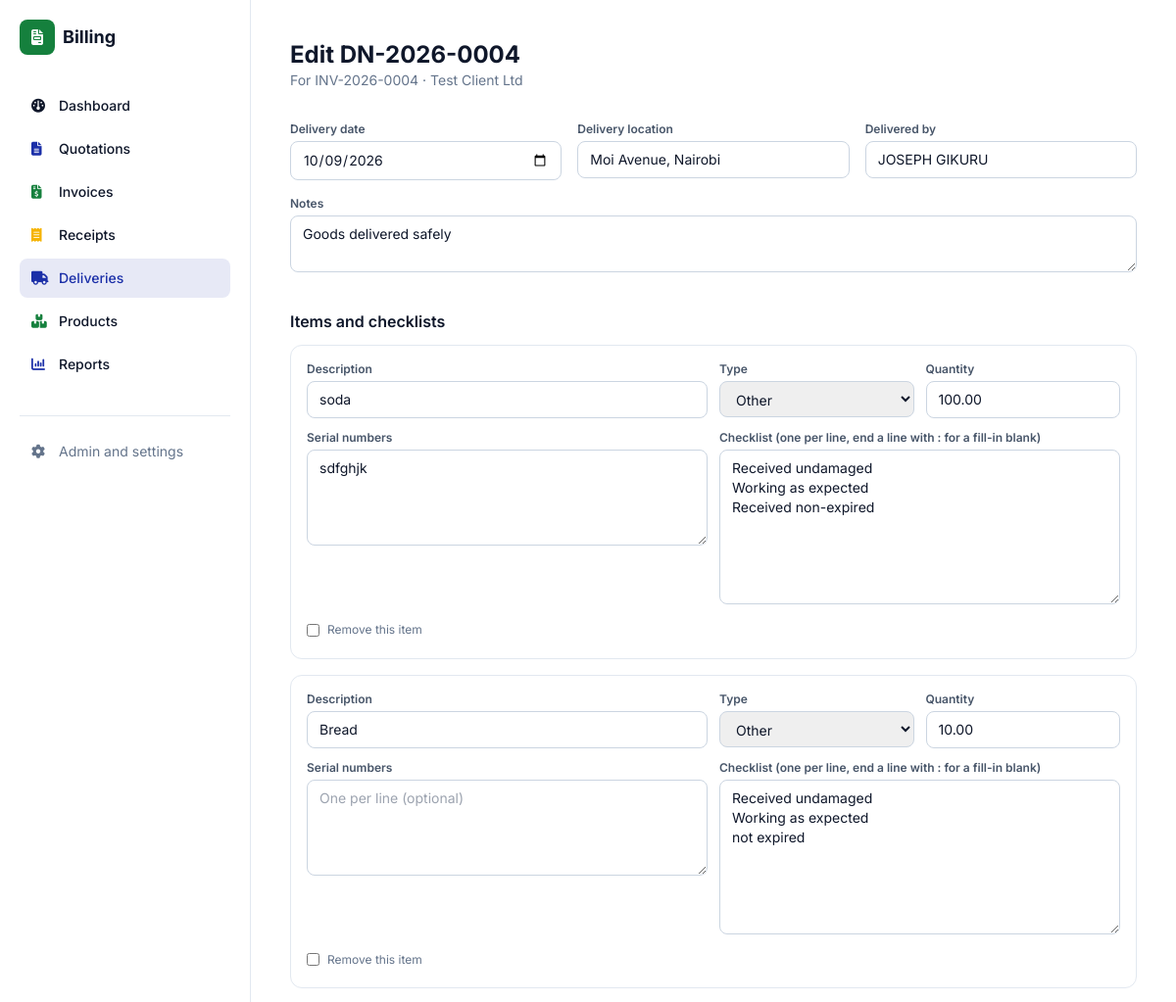
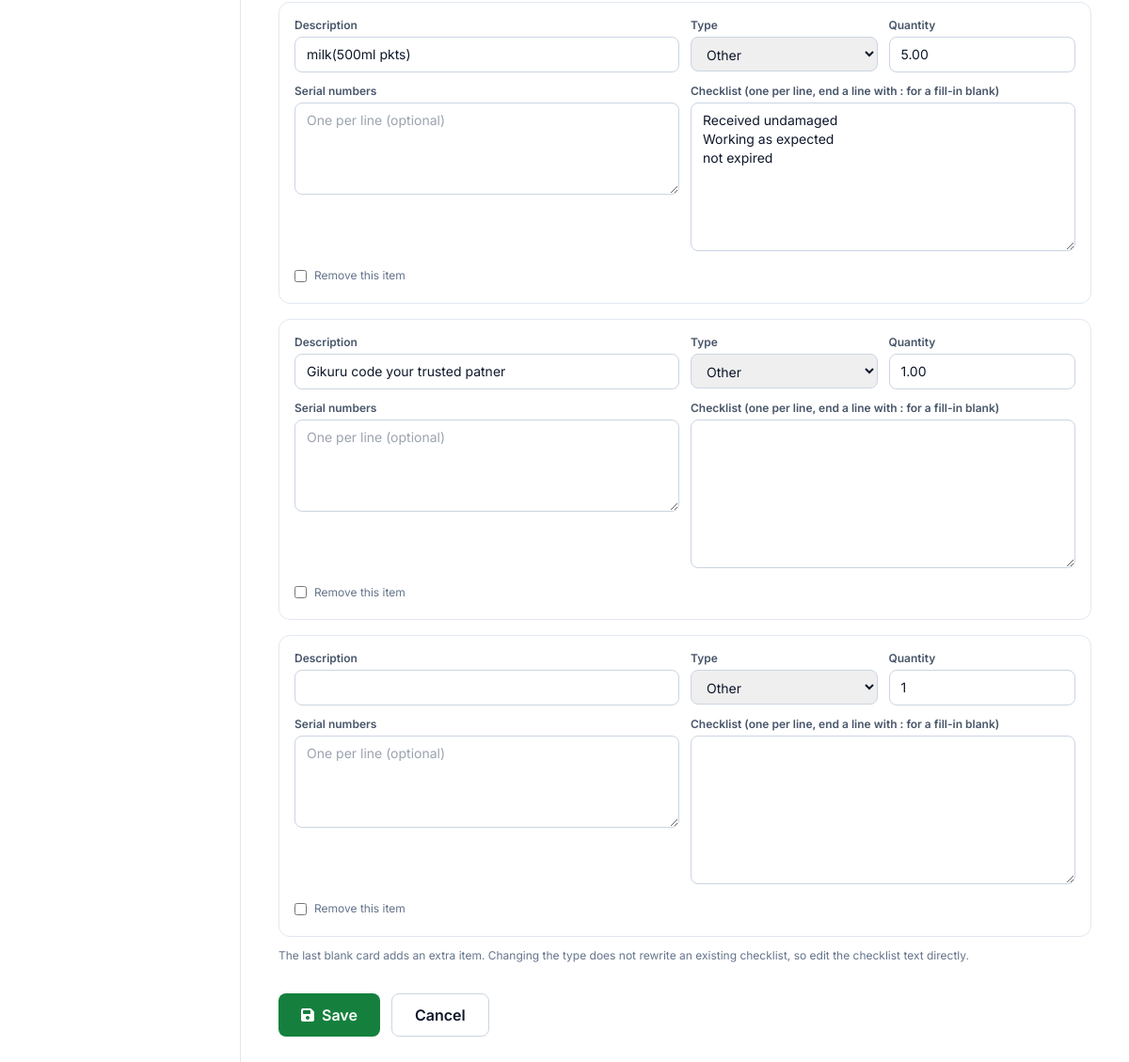
The page /delivery/4/edit/ (signed in) on the database its author committed (2 pictures, top to bottom).
### documents/models.py (models this page shows, shortened)
class DeliveryNote(models.Model):
    document = models.ForeignKey(Document, related_name="deliveries", on_delete=models.CASCADE)
    number = models.CharField(max_length=30, unique=True, editable=False)
    delivery_date = models.DateField(default=timezone.localdate)
    delivery_location = models.CharField(max_length=200, blank=True)
    delivered_by = models.CharField(max_length=80, blank=True)
    notes = models.TextField(blank=True)
    received_by = models.CharField(max_length=120, blank=True)
    signed_copy = models.FileField(upload_to=signed_path, blank=True)
    signed_at = models.DateTimeField(null=True, blank=True)
    business = models.JSONField(default=dict, blank=True, editable=False)
    created_at = models.DateTimeField(auto_now_add=True)
    class Meta:
        ordering = ["-created_at"]

class Document(models.Model):
    QUOTATION, INVOICE, RECEIPT = "quotation", "invoice", "receipt"
    TYPES = [(QUOTATION, "Quotation"), (INVOICE, "Invoice"), (RECEIPT, "Receipt")]
    PREFIX = {QUOTATION: "QUO", INVOICE: "INV", RECEIPT: "RCP"}
    STATUSES = [
        ("draft", "Draft"), ("sent", "Sent"), ("accepted", "Accepted"),
        ("paid", "Paid"), ("void", "Void"),
    ]
    PAYMENT_METHODS = [
        ("cash", "Cash"), ("mpesa", "M-Pesa"), ("bank", "Bank Transfer"), ("card", "Card"),
    ]
    VAT_MODES = [
        ("exclusive", "VAT exclusive (add VAT on top)"),
        ("inclusive", "VAT inclusive (prices include VAT)"),
        ("none", "No VAT"),
    ]
    doc_type = models.CharField(max_length=10, choices=TYPES)
    number = models.CharField(max_length=30, unique=True, editable=False)
    client = models.ForeignKey(Client, null=True, blank=True, on_delete=models.SET_NULL)
    client_name = models.CharField(max_length=150, blank=True, help_text="Walk-in name if no client")
    issue_date = models.DateField(default=timezone.localdate)
    due_date = models.DateField(null=True, blank=True)
    status = models.CharField(max_length=10, choices=STATUSES, default="draft")
    vat_mode = models.CharField(max_length=10, choices=VAT_MODES, default="exclusive")
    served_by = models.CharField(max_length=80, blank=True)
    discount = models.DecimalField(max_digits=12, decimal_places=2, default=0)
    payment_method = models.CharField(max_length=10, choices=PAYMENT_METHODS, blank=True)
    payment_reference = models.CharField(max_length=60, blank=True)
    notes = models.TextField(blank=True)
    terms = models.TextField(blank=True)
    buyer_pin = models.CharField("Buyer KRA PIN", max_length=20, blank=True)
    etims_invoice_no = models.CharField("eTIMS invoice no.", max_length=60, blank=True)
    etims_qr = models.CharField("eTIMS QR data or link", max_length=500, blank=True,
                                help_text="Paste the QR link or data KRA gives you for this invoice")
    share_token = models.CharField(max_length=32, unique=True, null=True, blank=True, editable=False)
    share_viewed_at = models.DateTimeField(null=True, blank=True, editable=False)
    business = models.JSONField(default=dict, blank=True, editable=False)
    source = models.ForeignKey("self", null=True, blank=True, on_delete=models.SET_NULL,
                               related_name="converted")
    created_at = models.DateTimeField(auto_now_add=True)
    class Meta:
        ordering = ["-created_at"]
    @property
    def display_client(self):
        return self.client.name if self.client else (self.client_name or "Walk-in Customer")

class Client(models.Model):
    name = models.CharField(max_length=150)
    phone = models.CharField(max_length=50, blank=True)
    email = models.EmailField(blank=True)
    address = models.TextField(blank=True)
    kra_pin = models.CharField(max_length=30, blank=True)
    class Meta:
        ordering = ["name"]

### documents/views.py (the view)
# urls.py: path("delivery/<int:pk>/edit/", views.delivery_edit, name="delivery_edit"),
@login_required
def delivery_edit(request, pk):
    note = get_object_or_404(DeliveryNote, pk=pk)
    if request.method == "POST":
        form = DeliveryForm(request.POST, instance=note)
        formset = DeliveryItemFormSet(request.POST, instance=note)
        if form.is_valid() and formset.is_valid():
            form.save()
            formset.save()
            messages.success(request, f"{note.number} saved.")
            return redirect("documents:delivery_detail", pk=note.pk)
    else:
        form = DeliveryForm(instance=note)
        formset = DeliveryItemFormSet(instance=note)
    return render(request, "documents/delivery_form.html", {"note": note, "form": form, "formset": formset})

### documents/forms.py
class DeliveryForm(StyledMixin, forms.ModelForm):
    class Meta:
        model = DeliveryNote
        fields = ["delivery_date", "delivery_location", "delivered_by", "notes"]
        widgets = {
            "delivery_date": forms.DateInput(attrs={"type": "date"}, format="%Y-%m-%d"),
            "notes": forms.Textarea(attrs={"rows": 2}),
        }

### documents/models.py (called while the page is built)
    @property
    def check_list(self):
        return list(self.checks or [])

### templates/documents/delivery_form.html (shortened to what this page needs)
{% extends "base.html" %}
{% block content %}
<h1 class="text-2xl font-bold">Edit {{ note.number }}</h1>
<p class="text-sm text-slate-500 mb-6">For {{ note.document.number }} &middot; {{ note.document.display_client }}</p>
<form method="post" class="space-y-8">
  <div class="grid grid-cols-1 md:grid-cols-3 gap-4">
    {% for f in form %}
    <div class="{% if f.name == 'notes' %}md:col-span-3{% endif %}">
      <label class="block text-xs font-semibold text-slate-600 mb-1">{{ f.label }}</label>
      {{ f }}
    </div>
    {% endfor %}
  </div>
  <div>
    <h2 class="font-semibold mb-3">Items and checklists</h2>
    <div class="space-y-4">
      {% for f in formset %}
      <div class="rounded-xl border border-slate-200 p-4">
        <div class="grid grid-cols-1 md:grid-cols-4 gap-3">
          <div class="md:col-span-2"><label class="block text-xs font-semibold text-slate-600 mb-1">Description</label>{{ f.description }}</div>
          <div><label class="block text-xs font-semibold text-slate-600 mb-1">Type</label>{{ f.category }}</div>
          <div><label class="block text-xs font-semibold text-slate-600 mb-1">Quantity</label>{{ f.quantity }}</div>
        </div>
        <div class="grid grid-cols-1 md:grid-cols-2 gap-3 mt-3">
          <div><label class="block text-xs font-semibold text-slate-600 mb-1">Serial numbers</label>{{ f.serial_numbers }}</div>
          <div><label class="block text-xs font-semibold text-slate-600 mb-1">{{ f.checks_text.label }}</label>{{ f.checks_text }}</div>
        </div>
        <label class="mt-3 inline-flex items-center gap-2 text-xs text-slate-500">{{ f.DELETE }} Remove this item</label>
      </div>
      {% endfor %}
    </div>
    <p class="text-xs text-slate-500 mt-3">The last blank card adds an extra item. Changing the type does not rewrite an existing checklist, so edit the checklist text directly.</p>
  </div>
    <div class="sticky bottom-0 z-20 -mx-4 sm:mx-0 px-4 py-3 sm:p-0 flex gap-3 bg-white/95 backdrop-blur border-t border-slate-200 sm:border-0 sm:bg-transparent">
      <button class="flex-1 sm:flex-none bg-brand-green hover:bg-green-800 text-white font-semibold px-6 py-2.5 rounded-lg">
        <i class="fa-solid fa-floppy-disk mr-1"></i> Save</button>
      <a href="{% url 'documents:detail' note.document.pk %}" class="flex-1 sm:flex-none text-center px-6 py-2.5 rounded-lg border border-slate-300 font-semibold">Cancel</a>
    </div>
</form>
{% endblock %}

### templates/base.html (style rules this page uses)
html { -webkit-text-size-adjust: 100%; }

### rows shown on the page
DeliveryNote: number "DN-2026-0004", document.number "INV-2026-0004", document.display_client "Test Client Ltd", form "10/09/2026" "Moi Avenue, Nairobi" "JOSEPH GIKURU" "Goods delivered safely"

### other values the page prints
{{ f.label }} "Delivery date" "Delivery location" "Delivered by" "Notes"
{{ f.checks_text.label }} "Checklist (one per line, end a line with : for a fill-in blank)" "Checklist (one per line, end a line with : for a fill-in blank)" "Checklist (one per line, end a line with : for a fill-in blank)" "Checklist (one per line, end a line with : for a fill-in blank)" "Checklist (one per line, end a line with : for a fill-in blank)"
